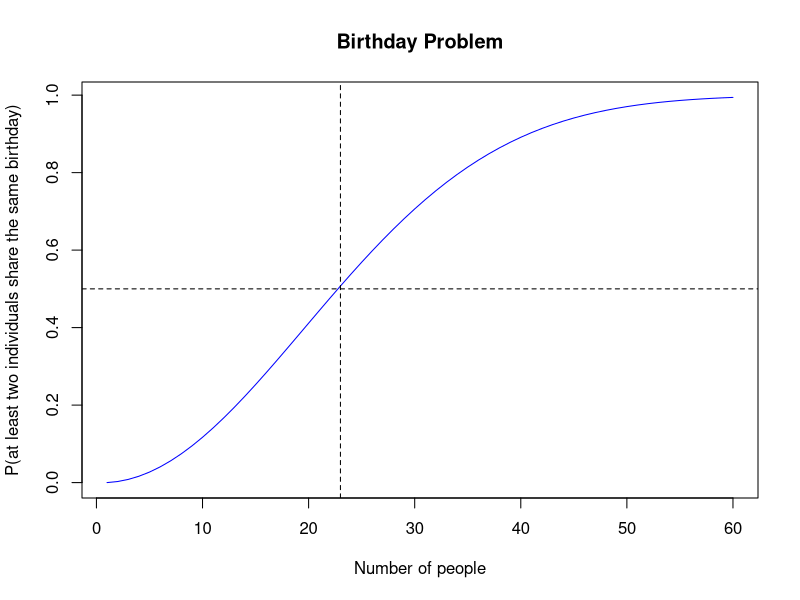

R code for this plot:
# =================================
# Creation of the probability table
# =================================

m <- seq(1, 60, 1)
p <- function(m){
  c(M = m,
    p = 1 - prod((365:(365 - m + 1)/365)))
}
prob_table <- t(sapply(m, p))

# Find the minimum number of people for probability > 0.5
min_people <- prob_table[prob_table[, "p"] > 0.5, "M"][1]
cat("Minimum number of people for P > 0.5:", min_people, "\n")

# ==============================
# Plotting the probability curve
# ==============================

# This section generates a plot for the Birthday Problem.
# It displays the probability of at least two individuals sharing 
# the same birthday as a function of the number of people.
#
# Parameters:
# - number_of_individuals: A sequence from 1 to 60.
# - probability: Computed probabilities for each number of individuals.
#
# The plot includes reference lines at P = 0.5 and the critical 
# number of people where the probability exceeds 50%.

number_of_individuals <- 1:60
probability <- numeric(60)
for (i in m) {
  probability[i] = 1 - prod((365:(365 - i + 1))/365)
}

plot(number_of_individuals, probability, 
     type = "l", col = "blue", pch = 1, main = "Birthday Problem",
     ylab = "P(at least two individuals share the same birthday)",
     xlab = "Number of people")
abline(h = 0.5, lty = 2, col = "black")
abline(v = min_people, lty = 2, col = "black")